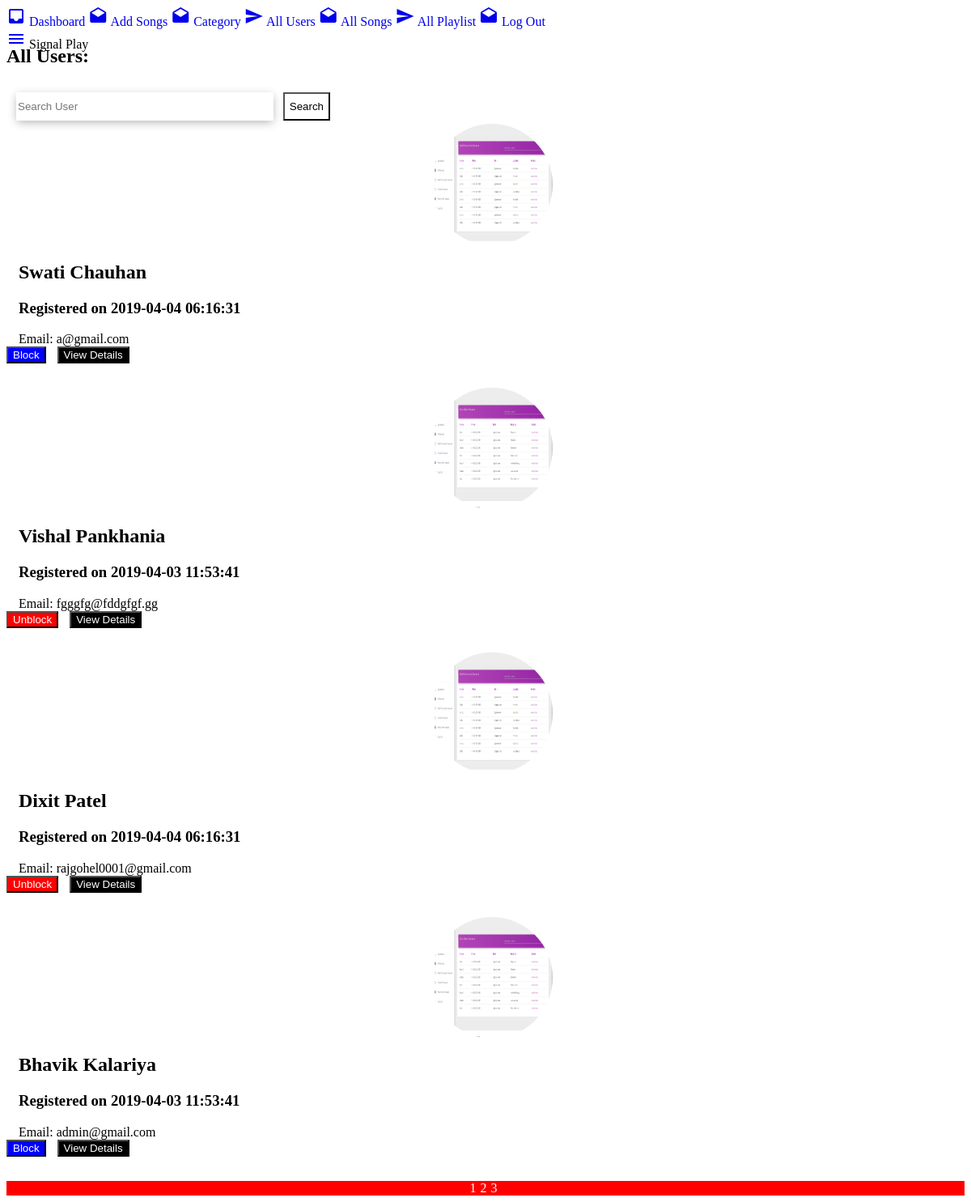
Screenshot of /admin/allUsers.php?k=2 (signed in) with the database file from the repository.
### tables this page shows
CREATE TABLE `users` (
  `uId` int(3) NOT NULL,
  `uFirstName` varchar(256) NOT NULL,
  `uLastName` varchar(256) NOT NULL,
  `uDisplayName` varchar(256) NOT NULL,
  `isBlocked` tinyint(1) NOT NULL DEFAULT '0',
  `uEmail` varchar(256) NOT NULL,
  `uPassword` varchar(256) NOT NULL,
  `uProfilePic` text NOT NULL,
  `role` varchar(256) NOT NULL DEFAULT 'user',
  `uDateOfReg` timestamp NOT NULL DEFAULT CURRENT_TIMESTAMP,
  `token` varchar(256) NOT NULL,
  `tokenValid` int(11) NOT NULL DEFAULT '1'
);

### admin/allUsers.php (the view, shortened to what this page needs)
<!DOCTYPE html>
<html>
<head>
	<link rel="stylesheet" type="text/css" href="https://unpkg.com/material-components-web@latest/dist/material-components-web.min.css">
	<link rel="stylesheet" href="./css/style.css">
	<link rel="stylesheet" type="text/css" href="../user/css/searchBox.css">
</head>
<body>
	<?php include "header.php"; ?>
	<div class="mdc-drawer-app-content">
		<?php include "navbar.php";  ?>
		<main class="main-content" id="main-content">
			<div class="mdc-top-app-bar--fixed-adjust">
				<div class="mdc-layout-grid">
					<div class="mdc-layout-grid__inner">
						<div class="mdc-layout-grid__cell--span-3">
							<h2>All Users:</h2>
						</div>
					</div>
				</div>
				<div class="mdc-layout-grid userGrid">
					<div class="mdc-layout-grid__inner">
						<?php
						include "db.php";
						$p =4;
						$coun=mysqli_query($con,"select count(*) as cou from users");
						$coun_row=mysqli_fetch_array($coun);
						$tot=$coun_row['cou'];
						$page=ceil($tot/$p);
						if(isset($_GET['k']))
						{
							$page_coun=$_GET['k'];
						}
						else
						{
							$page_coun=1;
						}
						$k=($page_coun-1)*$p;
						$query = "SELECT * FROM users ORDER BY uId DESC  LIMIT $k,$p";
						$select_users= mysqli_query($con,$query) or die(mysql_error($con));
						while($row = mysqli_fetch_assoc($select_users)){
							$uId = $row['uId'];
							$uFirstName = $row['uFirstName'];
							$uLastName = $row['uLastName'];
							$uEmail = $row['uEmail'];
							$uProfilePic = $row['uProfilePic'];
							$uDateOfReg = $row['uDateOfReg'];
							$isBlocked = $row['isBlocked'];
							?>
							<div class="mdc-layout-grid__cell--span-3">
								<div class="mdc-card demo-card" style="margin-bottom: 30px!important">
									<div class="mdc-card__primary-action demo-card__primary-action contentCard" tabindex="0" >
										<div class="mdc-card__media mdc-card__media--8-3 demo-card__media userProfilePic">
											<img src="../user/<?php echo $uProfilePic; ?>" width="150px" height="150px">
										</div>
										<div class="demo-card__primary">
											<h2 class="demo-card__title mdc-typography mdc-typography--headline6"><?php echo $uFirstName . " " . $uLastName ;?></h2>
											<h3 class="demo-card__subtitle mdc-typography mdc-typography--subtitle2">Registered on <?php echo date($uDateOfReg); ?></h3>
										</div>
										<div class="demo-card__secondary mdc-typography mdc-typography--body2">
											Email: <?php echo $uEmail; ?>
										</div>
									</div>
									<div class="mdc-card__actions">
										<div class="mdc-card__action-buttons actionBlock">
											<?php
											if($isBlocked == 1){
												echo "<a href='allUsers.php?change_to_unblock=$uId'><button class='mdc-button mdc-card__action mdc-card__action--button unblockButton'>Unblock</button></a>";
											}else{
												echo "<a href='allUsers.php?change_to_block=$uId'><button class='mdc-button mdc-card__action mdc-card__action--button blockButton'>Block</button></a>";
											}
											?>
											<?php
											echo "<a href='viewDetailUser.php?viewDetails=$uId'>";
											?>
											<button class='mdc-button mdc-card__action mdc-card__action--button blockButton' style="margin-left: 10px;background-color: black!important;">View Details</button>
											<?php
											echo "</a>";
											?>
										</div>
									</div>
								</div>
							</div>
							<?php
						}
						?>
					</div>
				</div>
				<center style="background-color: red;">
					<?php
					for($i=1;$i<=$page;$i++)
					{
						echo '<a href="allUsers.php?k='.$i.'" style="margin-right:5px;color:white">'.$i.'</a>';
					}
					?>
				</center>
			</div>
		</main>
	</div>
</body>
</html>

### admin/css/style.css (style rules this page uses)
.mdc-drawer-app-content { flex: auto; overflow: auto; }
.main-content { overflow: auto; height: 100%; }
.userGrid { margin-top: 70px !important; }
.contentCard { padding-left: 15px; }
.blockButton { background-color: blue !important; color: #fff !important; }
.unblockButton { background-color: red !important; color: #fff !important; }
.userProfilePic img { border-radius: 50%; margin-left: auto; margin-right: auto; display: block; }
a { text-decoration: none !important; }

### rows the page displays
users: uProfilePic (picture), uFirstName "Swati", uLastName "Chauhan", uDateOfReg "2019-04-04 06:16:31", uEmail "a@gmail.com"
users: uProfilePic (picture), uFirstName "Vishal", uLastName "Pankhania", uDateOfReg "2019-04-03 11:53:41", uEmail "fgggfg@fddgfgf.gg"
users: uProfilePic (picture), uFirstName "Dixit", uLastName "Patel", uDateOfReg "2019-04-04 06:16:31", uEmail "rajgohel0001@gmail.com"
users: uProfilePic (picture), uFirstName "Bhavik", uLastName "Kalariya", uDateOfReg "2019-04-03 11:53:41", uEmail "admin@gmail.com"
